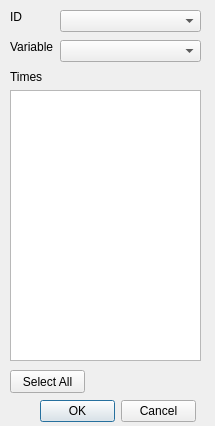
<?xml version="1.0" encoding="UTF-8"?>
<ui version="4.0">
 <class>TimeSeriesPicker</class>
 <widget class="QDialog" name="TimeSeriesPicker">
  <property name="geometry">
   <rect>
    <x>0</x>
    <y>0</y>
    <width>215</width>
    <height>426</height>
   </rect>
  </property>
  <property name="windowTitle">
   <string>Dialog</string>
  </property>
  <widget class="QComboBox" name="comboBoxVariable">
   <property name="geometry">
    <rect>
     <x>60</x>
     <y>40</y>
     <width>141</width>
     <height>22</height>
    </rect>
   </property>
  </widget>
  <widget class="QLabel" name="label">
   <property name="geometry">
    <rect>
     <x>10</x>
     <y>40</y>
     <width>47</width>
     <height>13</height>
    </rect>
   </property>
   <property name="text">
    <string>Variable</string>
   </property>
  </widget>
  <widget class="QListWidget" name="listWidgetTimes">
   <property name="geometry">
    <rect>
     <x>10</x>
     <y>90</y>
     <width>191</width>
     <height>271</height>
    </rect>
   </property>
   <property name="dragEnabled">
    <bool>false</bool>
   </property>
   <property name="selectionMode">
    <enum>QAbstractItemView::MultiSelection</enum>
   </property>
  </widget>
  <widget class="QLabel" name="label_2">
   <property name="geometry">
    <rect>
     <x>10</x>
     <y>70</y>
     <width>47</width>
     <height>13</height>
    </rect>
   </property>
   <property name="text">
    <string>Times </string>
   </property>
  </widget>
  <widget class="QDialogButtonBox" name="buttonBox">
   <property name="geometry">
    <rect>
     <x>40</x>
     <y>400</y>
     <width>156</width>
     <height>23</height>
    </rect>
   </property>
   <property name="standardButtons">
    <set>QDialogButtonBox::Cancel|QDialogButtonBox::Ok</set>
   </property>
  </widget>
  <widget class="QPushButton" name="pushButtonSlectAll">
   <property name="geometry">
    <rect>
     <x>10</x>
     <y>370</y>
     <width>75</width>
     <height>23</height>
    </rect>
   </property>
   <property name="text">
    <string>Select All</string>
   </property>
  </widget>
  <widget class="QComboBox" name="comboBoxVariableID">
   <property name="geometry">
    <rect>
     <x>60</x>
     <y>10</y>
     <width>141</width>
     <height>22</height>
    </rect>
   </property>
  </widget>
  <widget class="QLabel" name="label_3">
   <property name="geometry">
    <rect>
     <x>10</x>
     <y>10</y>
     <width>47</width>
     <height>13</height>
    </rect>
   </property>
   <property name="text">
    <string>ID</string>
   </property>
  </widget>
 </widget>
 <resources/>
 <connections/>
</ui>
